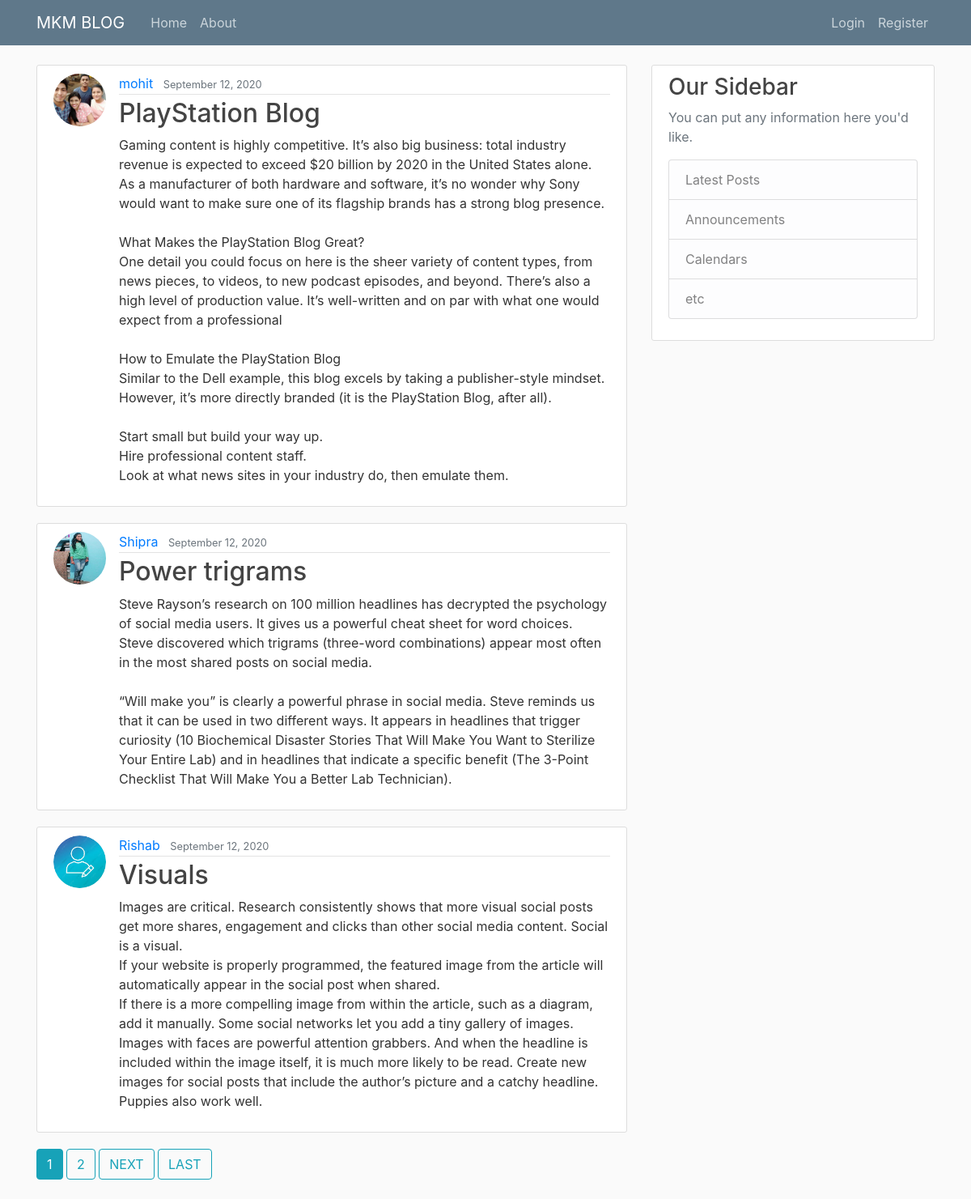
Screenshot of /blog/ with the database file from the repository.
### blog/models.py (models this page shows, shortened)
class Post(models.Model) :
    title = models.CharField(max_length = 120)
    content = models.TextField()
    date_posted = models.DateTimeField(default = timezone.now )
    author = models.ForeignKey(User, on_delete=models.CASCADE )

### users/models.py (models this page shows, shortened)
class Profile(models.Model):
    user = models.OneToOneField(User, on_delete=models.CASCADE)
    image = models.ImageField(default='default.jpg', upload_to="profile_pics")

### blog/views.py (the view)
# urls.py: path('', PostListView.as_view(), name='blog-home'),
class PostListView(ListView):
    model = Post
    template_name = 'blog/home.html'
    context_object_name = 'posts'
    ordering = ['-date_posted']
    paginate_by =3

### blog/templates/blog/home.html (shortened to what this page needs)
{% extends 'blog/base.html'%}
{% block content %}
    {% for post in posts %}
        <article class="media content-section">
        <img class = "rounded-circle article-img" src="{{ post.author.profile.image.url }}">
        <div class="media-body">
            <div class="article-metadata">
            <a class="mr-2" href="{% url 'user-posts' post.author.username %}">{{ post.author }}</a>
            <small class="text-muted">{{ post.date_posted | date:"F d, Y" }}</small>
            </div>
            <h2><a class="article-title" href="{% url 'post-detail' post.id %}">{{ post.title }}</a></h2>
            <p class="article-content">{{ post.content }}</p>
        </div>
        </article>
    {% endfor %}
    {% if is_paginated %}
        {% for num in page_obj.paginator.page_range %}
            {% if num == page_obj.number %}
                <a class="btn btn-info mb-4" href="?page={{ num }}">{{ num }}</a>
            {% elif num > page_obj.number|add:'-2' and num < page_obj.number|add:'2' %}
                <a class="btn btn-outline-info mb-4" href="?page={{ num }}">{{ num }}</a>
            {% endif %}
        {% endfor %}
        {% if page_obj.has_next %}
            <a class="btn btn-outline-info mb-4" href="?page={{ page_obj.next_page_number }}">NEXT</a>
            <a class="btn btn-outline-info mb-4" href="?page={{ page_obj.paginator.num_pages}}">LAST</a>
        {% endif %}
    {% endif %}
{% endblock content %}

### blog/templates/blog/base.html (shortened to what this page needs)
{% load static %}
<!DOCTYPE html>
<html>
<head>
    <link rel="stylesheet" href="https://stackpath.bootstrapcdn.com/bootstrap/4.5.2/css/bootstrap.min.css">
    <link rel="stylesheet" type="text/css" href="{% static 'blog/main.css'%}">
</head>
<body>
<header class="site-header">
  <nav class="navbar navbar-expand-md navbar-dark bg-steel fixed-top">
    <div class="container">
      <a class="navbar-brand mr-4" href="{% url 'blog-home'%}">MKM BLOG</a>
      <div class="collapse navbar-collapse" id="navbarToggle">
        <div class="navbar-nav mr-auto">
          <a class="nav-item nav-link" href="{% url 'blog-home'%}">Home</a>
          <a class="nav-item nav-link" href="{% url 'blog-about'%}">About</a>
        </div>
        <div class="navbar-nav">
        {% if user.is_authenticated %}
          <a class="nav-item nav-link" href="{% url 'post-create'%}">NEW POST</a>
          <a class="nav-item nav-link" href="{% url 'profile'%}">PROFILE-> {{ user }} </a>
          <a class="nav-item nav-link" href="{% url 'logout'%}">Logout</a>
        {% else %}
          <a class="nav-item nav-link" href="{% url 'login'%}">Login</a>
          <a class="nav-item nav-link" href="{% url 'register'%}">Register</a>
        {% endif %}
        </div>
      </div>
    </div>
  </nav>
</header>
    <main role="main" class="container">
  <div class="row">
    <div class="col-md-8">
      {% block content %}{% endblock %}
    </div>
    <div class="col-md-4">
      <div class="content-section">
        <h3>Our Sidebar</h3>
        <p class='text-muted'>You can put any information here you'd like.
          <ul class="list-group">
            <li class="list-group-item list-group-item-light">Latest Posts</li>
            <li class="list-group-item list-group-item-light">Announcements</li>
            <li class="list-group-item list-group-item-light">Calendars</li>
            <li class="list-group-item list-group-item-light">etc</li>
          </ul>
        </p>
      </div>
    </div>
  </div>
</main>
</body>
</html>

### blog/static/blog/main.css (style rules this page uses)
body { background: #fafafa; color: #333333; margin-top: 5rem; }
h1, h2, h3, h4, h5, h6 { color: #444444; }
.bg-steel { background-color: #5f788a; }
.site-header .navbar-nav .nav-link { color: #cbd5db; }
.content-section { background: #ffffff; padding: 10px 20px; border: 1px solid #dddddd; border-radius: 3px; margin-bottom: 20px; }
.article-title { color: #444444; }
.article-content { white-space: pre-line; }
.article-img { height: 65px; width: 65px; margin-right: 16px; }
.article-metadata { padding-bottom: 1px; margin-bottom: 4px; border-bottom: 1px solid #e3e3e3 }

### rows the page displays
Post: author.profile.image (picture), author "mohit", date_posted "September 12, 2020", title "PlayStation Blog", content "Gaming content is highly competitive. It’s also big business: total industry revenue is expected to exceed $20 billion by 2020 in the United States alone. As a manufacturer of both hardware and software, it’s no wonder why Sony would want to make sure one of its flagship brands has a strong blog presence. What Makes the PlayStation Blog Great? One detail you could focus on here is the sheer variety of content types, from news pieces, to videos, to new podcast episodes, and beyond. There’s also a high level of production value. It’s well-written and on par with what one would expect from a professional How to Emulate the PlayStation Blog Similar to the Dell example, this blog excels by…"
Post: author.profile.image (picture), author "Shipra", date_posted "September 12, 2020", title "Power trigrams", content "Steve Rayson’s research on 100 million headlines has decrypted the psychology of social media users. It gives us a powerful cheat sheet for word choices. Steve discovered which trigrams (three-word combinations) appear most often in the most shared posts on social media. “Will make you” is clearly a powerful phrase in social media. Steve reminds us that it can be used in two different ways. It appears in headlines that trigger curiosity (10 Biochemical Disaster Stories That Will Make You Want to Sterilize Your Entire Lab) and in headlines that indicate a specific benefit (The 3-Point Checklist That Will Make You a Better Lab Technician)."
Post: author.profile.image (placeholder picture), author "Rishab", date_posted "September 12, 2020", title "Visuals", content "Images are critical. Research consistently shows that more visual social posts get more shares, engagement and clicks than other social media content. Social is a visual. If your website is properly programmed, the featured image from the article will automatically appear in the social post when shared. If there is a more compelling image from within the article, such as a diagram, add it manually. Some social networks let you add a tiny gallery of images. Images with faces are powerful attention grabbers. And when the headline is included within the image itself, it is much more likely to be read. Create new images for social posts that include the author’s picture and a catchy headline.…"

### other values shown
{{ num }} "1"
{{ num }} "2"
